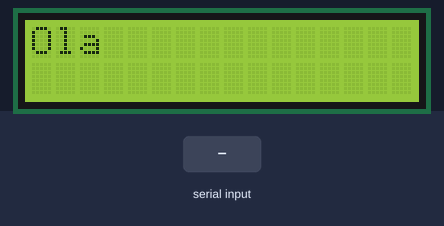
Bench run of a sketch on a simulated Arduino Uno, built with avr-gcc and run on an emulated ATmega328P. On the bench: 16×2 character LCD. The inputs (shaded band) are chosen by the test bench.

Above: at 1.2 s.
1.3 s: "1" received over Serial
At 3.5 s:
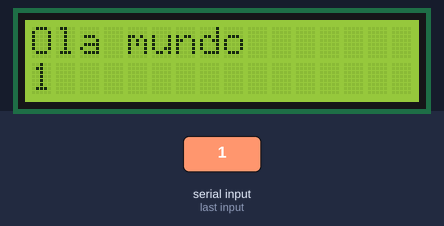
3.8 s: "0" received over Serial
At 5.4 s:
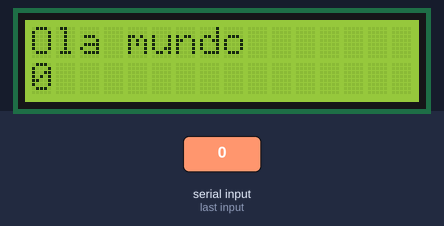
6.3 s: "2" received over Serial
At 8.5 s:
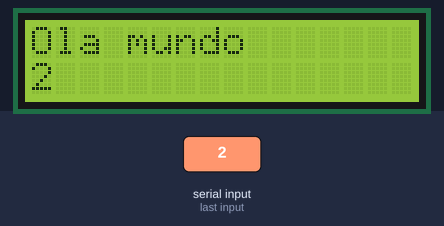
Timing chart, 0 to 10.0 s (numbered marks = the images above; inputs shaded):
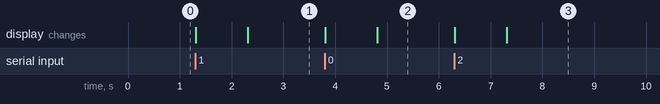

Measured:
- after the input at 1.3 s, the display: first changes at once (image 1 shows a later state)
- after the input at 3.8 s, the display: first changes at once (image 2 shows a later state)
- after the input at 6.3 s, the display: first changes at once (image 3 shows a later state)

The sketch:

EXERCICIO_5__DISPLAY_.ino
```cpp
#include <Wire.h>
#include <LiquidCrystal_I2C.h>
String leitura;

// Set the LCD address to 0x27 for a 16 chars and 2 line display
LiquidCrystal_I2C lcd(0x27, 16, 2);

void setup()
{
  // initialize the LCD
  lcd.begin();
  Serial.begin(9600);

  // Turn on the blacklight and print a message.
  lcd.backlight();

  lcd.print("Ola");
}

void loop()
{
  leitura = "";
  while (Serial.available() > 0)
  {
    lcd.clear();
    lcd.print("Ola mundo");
    leitura = Serial.readString();
    lcd.setCursor(0, 1);
    lcd.print(leitura);

  }

}
```
